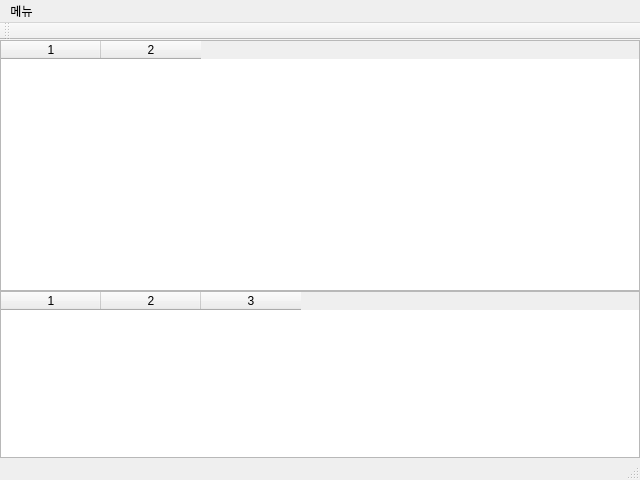
<?xml version="1.0" encoding="UTF-8"?>
<ui version="4.0">
 <class>MainWindow</class>
 <widget class="QMainWindow" name="MainWindow">
  <property name="geometry">
   <rect>
    <x>0</x>
    <y>0</y>
    <width>640</width>
    <height>480</height>
   </rect>
  </property>
  <property name="windowTitle">
   <string>천일엔지니어링</string>
  </property>
  <property name="windowIcon">
   <iconset resource="chunil.qrc">
    <normaloff>:/Img/Main.png</normaloff>:/Img/Main.png</iconset>
  </property>
  <widget class="QWidget" name="centralWidget">
   <layout class="QGridLayout" name="gridLayout" rowstretch="3,2">
    <property name="leftMargin">
     <number>0</number>
    </property>
    <property name="topMargin">
     <number>0</number>
    </property>
    <property name="rightMargin">
     <number>0</number>
    </property>
    <property name="bottomMargin">
     <number>0</number>
    </property>
    <property name="spacing">
     <number>0</number>
    </property>
    <item row="0" column="0">
     <widget class="QTableWidget" name="tableWidget_MachineInfo">
      <property name="rowCount">
       <number>0</number>
      </property>
      <property name="columnCount">
       <number>2</number>
      </property>
      <column/>
      <column/>
     </widget>
    </item>
    <item row="1" column="0">
     <widget class="QTableWidget" name="tableWidget_Community">
      <property name="columnCount">
       <number>3</number>
      </property>
      <column/>
      <column/>
      <column/>
     </widget>
    </item>
   </layout>
  </widget>
  <widget class="QMenuBar" name="menuBar">
   <property name="geometry">
    <rect>
     <x>0</x>
     <y>0</y>
     <width>640</width>
     <height>21</height>
    </rect>
   </property>
   <widget class="QMenu" name="menu">
    <property name="title">
     <string>메뉴</string>
    </property>
    <widget class="QMenu" name="menu_2">
     <property name="title">
      <string>언어선택</string>
     </property>
     <addaction name="actionKorean"/>
     <addaction name="actionEnglish"/>
     <addaction name="actionEspanol"/>
    </widget>
    <addaction name="actionStart"/>
    <addaction name="actionStop"/>
    <addaction name="menu_2"/>
    <addaction name="actionConfig"/>
    <addaction name="actionExit"/>
   </widget>
   <addaction name="menu"/>
  </widget>
  <widget class="QToolBar" name="mainToolBar">
   <attribute name="toolBarArea">
    <enum>TopToolBarArea</enum>
   </attribute>
   <attribute name="toolBarBreak">
    <bool>false</bool>
   </attribute>
  </widget>
  <widget class="QStatusBar" name="statusBar"/>
  <action name="actionStart">
   <property name="text">
    <string>시작</string>
   </property>
   <property name="shortcut">
    <string>Ctrl+S</string>
   </property>
  </action>
  <action name="actionStop">
   <property name="enabled">
    <bool>false</bool>
   </property>
   <property name="text">
    <string>정지</string>
   </property>
   <property name="shortcut">
    <string>Ctrl+P</string>
   </property>
  </action>
  <action name="actionConfig">
   <property name="text">
    <string>환경설정</string>
   </property>
   <property name="shortcut">
    <string>Ctrl+C</string>
   </property>
  </action>
  <action name="actionExit">
   <property name="text">
    <string>종료</string>
   </property>
   <property name="shortcut">
    <string>Ctrl+X</string>
   </property>
  </action>
  <action name="actionKorean">
   <property name="text">
    <string>한국어</string>
   </property>
   <property name="shortcut">
    <string>Ctrl+K</string>
   </property>
  </action>
  <action name="actionEnglish">
   <property name="text">
    <string>English</string>
   </property>
   <property name="shortcut">
    <string>Ctrl+E</string>
   </property>
  </action>
  <action name="actionEspanol">
   <property name="text">
    <string>español </string>
   </property>
   <property name="shortcut">
    <string>Ctrl+N</string>
   </property>
  </action>
 </widget>
 <layoutdefault spacing="6" margin="11"/>
 <resources>
  <include location="chunil.qrc"/>
 </resources>
 <connections/>
</ui>
